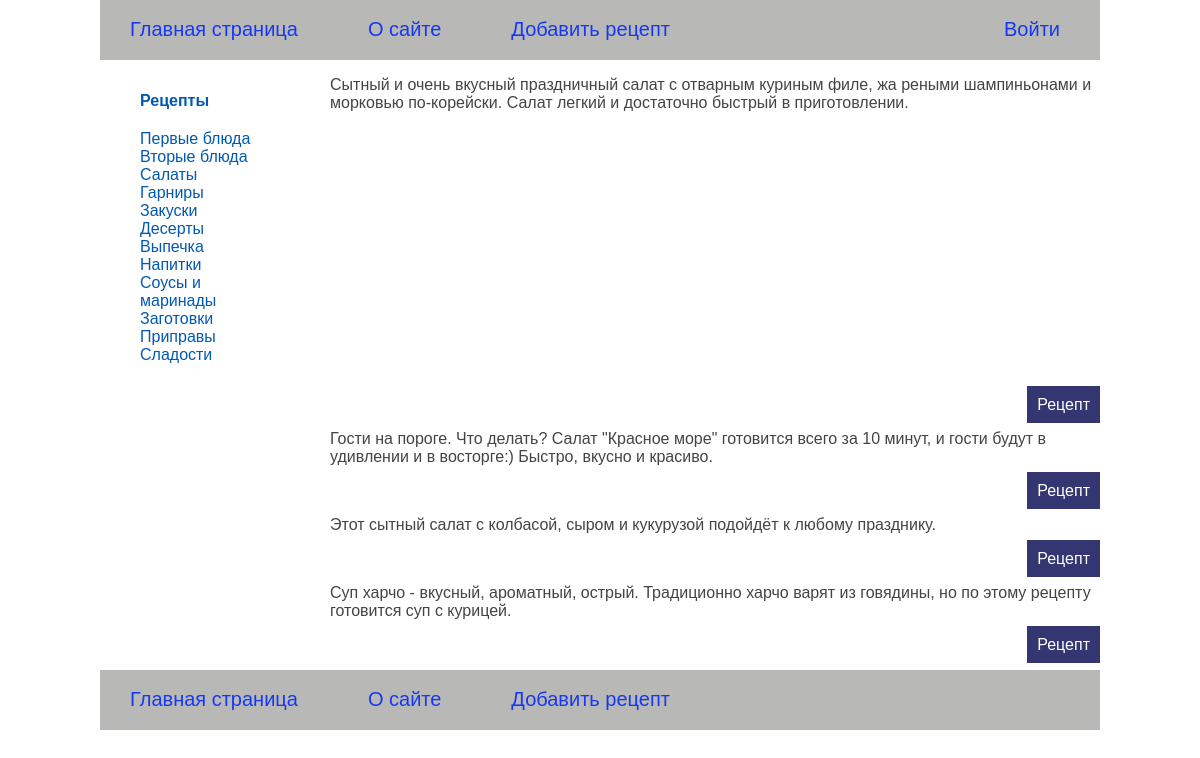
The app's page /, older data.
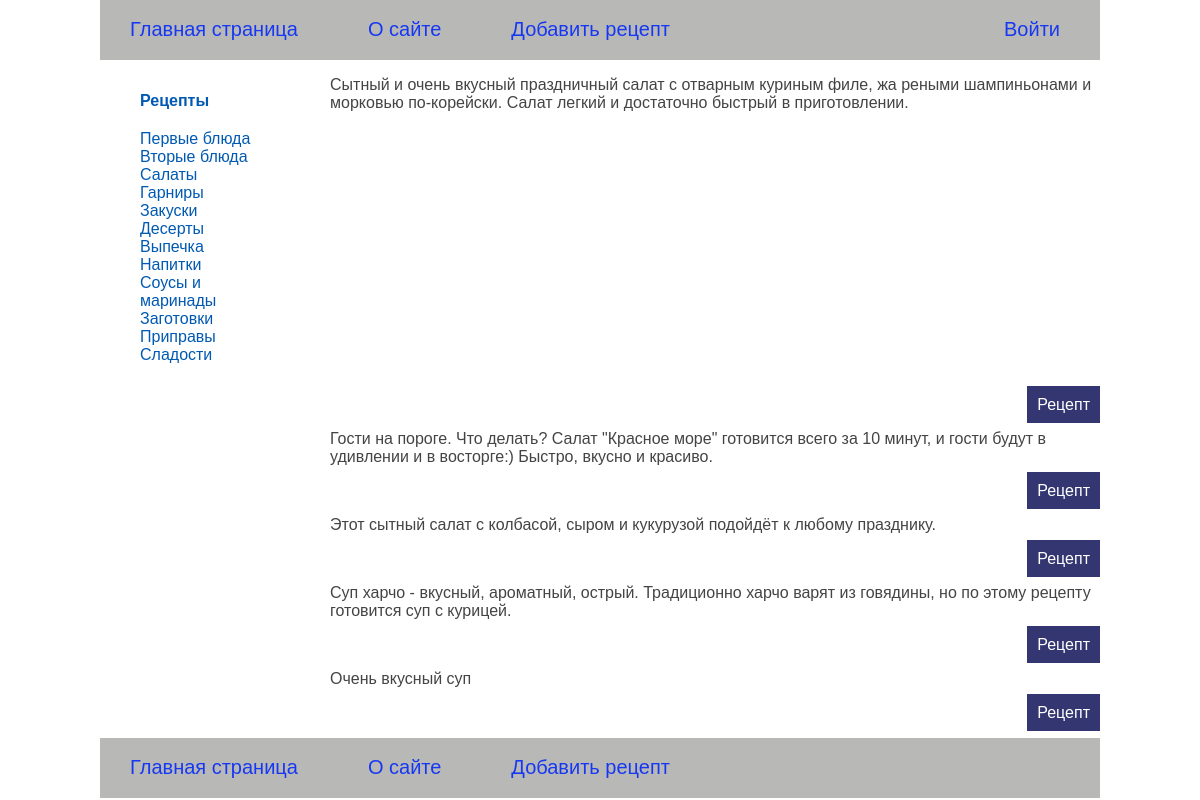
The same page, newer data.
### recipeapp/models.py (models this page shows, shortened)
class Category(models.Model):
    category_name = models.CharField(max_length=100, db_index=True, verbose_name='Категория')
    category_slug = models.SlugField(max_length=100, unique=True, db_index=True, verbose_name='Slug')
    class Meta:
        verbose_name = 'Категория'
        verbose_name_plural = 'Категории'
    def get_absolut_url(self):
        return reverse('category', kwargs={'category_slug': self.category_slug})

class RecipeBase(models.Model):
    recipe_title = models.CharField(max_length=255, verbose_name='Название рецепта')
    short_description = models.TextField(blank=True, verbose_name='Короткое описание')
    cooking_description = models.TextField(blank=True, verbose_name='Пошаговый рецепт')
    time_create = models.DateTimeField(auto_now_add=True)
    time_update = models.DateTimeField(auto_now=True, verbose_name='Дата изменения')
    category = models.ForeignKey('Category', on_delete=models.PROTECT, verbose_name='Категория')
    recipe_ingredients = models.ManyToManyField(
        Ingredients,
        related_name='ingredients_recipe',
        through='Composition',
        verbose_name="Ингредиенты"
    )
    def get_absolute_url(self):
        return reverse('detail', kwargs={'detail_id': self.pk})

### recipeapp/views.py (the view)
# urls.py: path('', RecipeIndexView.as_view(), name='home'),
class RecipeIndexView(View):
    def get(self, request: HttpRequest) -> HttpResponse:
        recipes = RecipeBase.objects.all()
        context = {
            'title': 'Главная',
            'menu': menu,
            'recipe': recipes,
            'category_selected': 0,
        }
        return render(request, 'recipeapp/recipe-index.html', context=context)

### recipeapp/templatetags/recipe_tags.py (called while the page is built)
@register.inclusion_tag('recipeapp/list_categories.html')
def show_categories(category_selected_id=0):
    categories = Category.objects.all()
    return {'categories': categories, 'category_selected': category_selected_id}

### recipeapp/templates/recipeapp/recipe-index.html (shortened to what this page needs)
{% extends 'base.html' %}
{% block content %}
  <ul>
    {% for attr in recipe %}
    <li class="li_main_page">
      {% autoescape off %}
      {{ attr.short_description }}
      {% endautoescape %}
        <p class="link-read-detail"><a href="{{ attr.get_absolute_url }}">Рецепт</a></p>
    </li>
    {% endfor %}
  </ul>
{% endblock %}

### recipeapp/templates/recipeapp/list_categories.html
{% for category in categories %}
    {% if category.id == category_selected %}
        <li class="selected">{{ category.category_name }}</li>
    {% else %}
        <li class="selected_cat"><a href="{{ category.get_absolut_url }}">{{ category.category_name }}</a></li>
    {% endif %}
{% endfor %}

Row changes from the older to the newer data that the page shows:
added RecipeBase: short_description "Очень вкусный суп"
